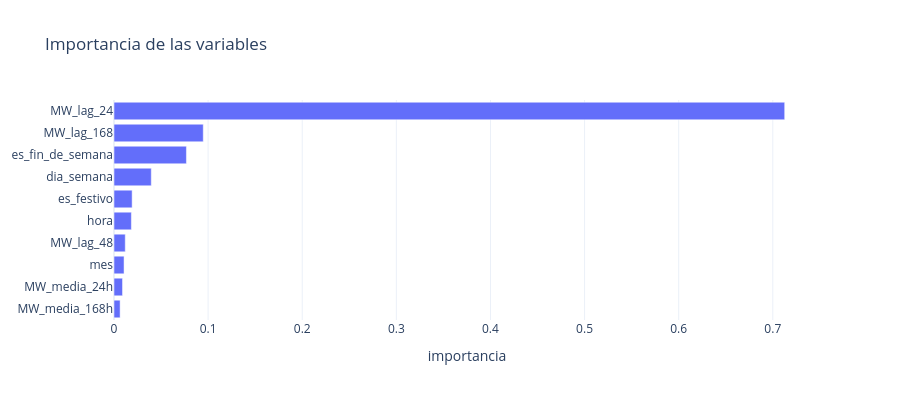

Source (notebook cell):
### Markdown cell above
### 7.5 Importancia de las variables

### Code cell
importancia = importancia_variables(modelo, list(X_train.columns))

imp = importancia.sort_values('importancia')
fig = px.bar(imp, x='importancia', y=imp.index, orientation='h',
             title='Importancia de las variables', height=400)
fig.update_yaxes(title=None)
fig.show()

importancia.round(3)

### Figure 1 — Plotly figure (JSON) as saved in the notebook; plotly's stock layout.template omitted (floating-point values rounded to 4 significant figures)
{"data": [{"hovertemplate": "importancia=%{x}<br>index=%{y}<extra></extra>", "legendgroup": "", "marker": {"color": "#636efa", "pattern": {"shape": ""}}, "name": "", "orientation": "h", "showlegend": false, "textposition": "auto", "type": "bar", "x": [0.006491, 0.009061, 0.01068, 0.01196, 0.01847, 0.01927, 0.03961, 0.07696, 0.09485, 0.7126], "xaxis": "x", "y": ["MW_media_168h", "MW_media_24h", "mes", "MW_lag_48", "hora", "es_festivo", "dia_semana", "es_fin_de_semana", "MW_lag_168", "MW_lag_24"], "yaxis": "y"}], "layout": {"barmode": "relative", "height": 400, "legend": {"tracegroupgap": 0}, "title": {"text": "Importancia de las variables"}, "xaxis": {"anchor": "y", "domain": [0, 1], "title": {"text": "importancia"}}, "yaxis": {"anchor": "x", "domain": [0, 1], "title": {}}}}
